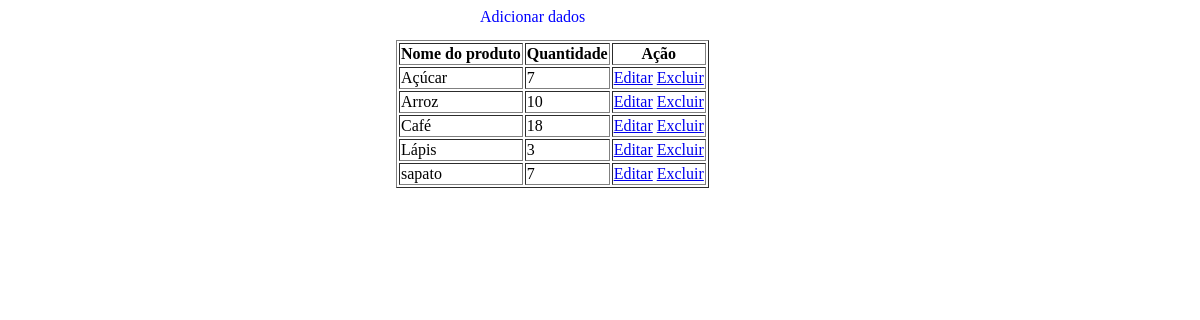
Before: /dados with the older database file.
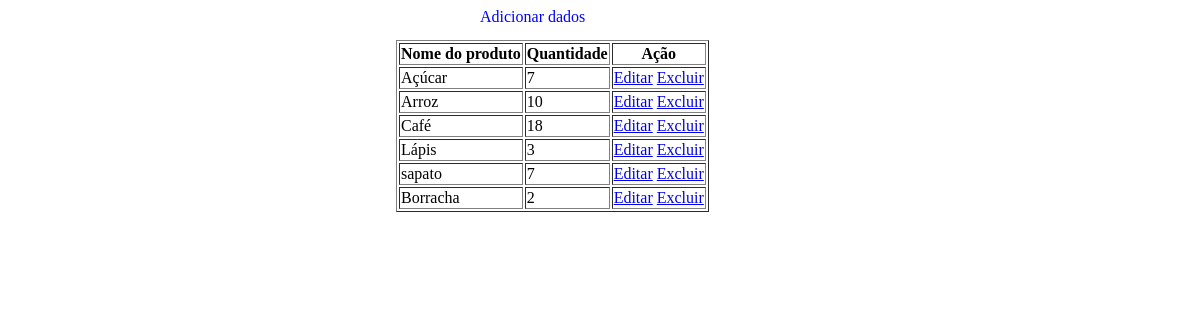
After: the same page with the newer database file.
### app_empresa/models.py (models this page shows, shortened)
class App_empresa(models.Model):
    nome_produto = models.CharField(max_length=30)
    quantidade = models.IntegerField(blank=True, null=True)
    class Meta:
        db_table = "app_empresa"

### app_empresa/views.py (the view)
# urls.py: path('dados',views.dados),
def dados(request):
    getDados = App_empresa.objects.all()
    return render(request,"dados.html",{'getDados':getDados})

### app_empresa/templates/dados.html (shortened to what this page needs)
<!DOCTYPE html>
<html lang="en">
<head>
</head>
<body>
    <a style="color: blue; position: absolute; left: 40%; text-decoration-line: none;" href="/salDados">Adicionar dados</a>
    <br>
    <table border="1" style="position: absolute; top: 5%; left: 33%;">
        <thead>
            <tr>
                <th>Nome do produto</th>
                <th>Quantidade</th>
                <th>Ação</th>
            </tr>
        </thead>
        <tbody>
            {% for getDados in getDados %}
            <tr>
                <td>{{getDados.nome_produto}}</td>
                <td>{{getDados.quantidade}}</td>
                <td>
                    <a href="/editar/{{getDados.id}}">Editar</a>
                    <a href="/excluir/{{getDados.id}}">Excluir</a>
                </td>
            </tr>
            {% endfor %}
        </tbody>
    </table>
    <br>
    <br>
</body>
</html>

Changed rows visible on the page:
added App_empresa: nome_produto "Borracha", quantidade "2"
